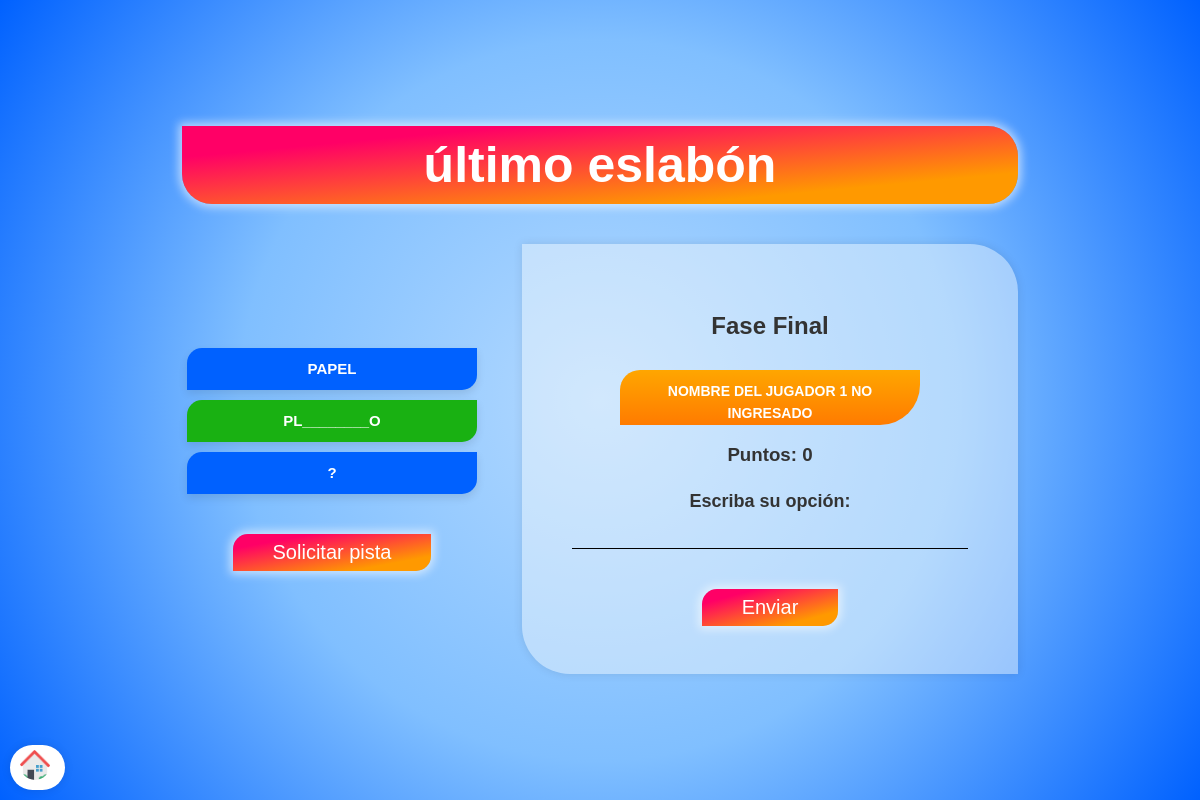
Before: /ultima_palabra/ with the older database file.
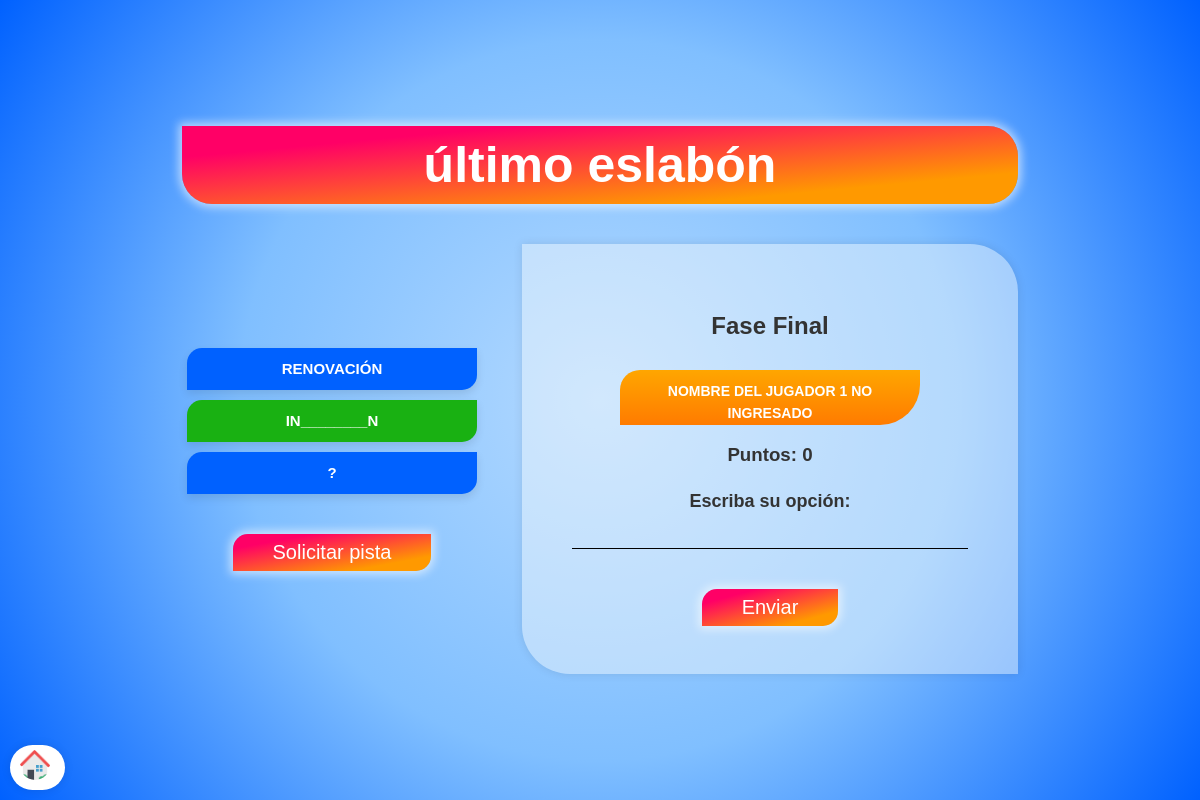
After: the same page with the newer database file.
### ReCAI_APP/models.py (models this page shows, shortened)
class RondaFinal(models.Model):
    p1 = models.CharField(max_length=20);
    p2 = models.CharField(max_length=20);
    p3 = models.CharField(max_length=20);
    p4 = models.CharField(max_length=20);
    p5 = models.CharField(max_length=20);
    p6 = models.CharField(max_length=20);
    p7 = models.CharField(max_length=20);
    p8 = models.CharField(max_length=20);
    p9 = models.CharField(max_length=20);
    p10 = models.CharField(max_length=20);
    p11 = models.CharField(max_length=20);
    p12 = models.CharField(max_length=20);
    p13 = models.CharField(max_length=20);
    final = models.CharField(max_length=20);
    pista = models.CharField(max_length=20);

### ReCAI_APP/views.py (the view)
# urls.py: path('ultima_palabra/', views.ultima_palabra, name='ultima_palabra'),
def ultima_palabra(request):
    juego_acabado = 0
    jFinal = request.session.get('jFinal', 'Tipo de j1 no ingresado')
    jugadorFinal = request.session.get(
        'jugadorFinal', 'Nombre del jugador 1 no ingresado')
    puntos_jugadorFinal = request.session.get('puntos_jugadorFinal', 0)
    palabras = RondaFinal.objects.last()
    IA_jugando = 0
    n_palabra_adivinado = request.session.get('n_palabra_adivinado', 2)
    pistaMostrada = request.session.get('pistaMostrada', 1)
    palabra_inicial = getattr(palabras, 'p13', None)
    request.session['palabra_inicial'] = palabra_inicial
    solucion = getattr(palabras, 'final', None)
    solucion_mostrada = getattr(palabras, 'final', None)[0] + getattr(palabras, 'final', None)[
        1] + '________' + getattr(palabras, 'final', None)[len(solucion)-1]
    request.session['solucion_mostrada'] = solucion_mostrada
    pista = getattr(palabras, 'pista', None)
    pista_mostrada = request.session.get('pista_mostrada', '?')
    request.session['pista_mostrada'] = pista_mostrada
    respuestaIA = ''
    pausaIA_R5 = request.session.get('pausaIA_R5', 0)
    if juego_acabado:
        return render(request, 'fin_juego.html', {'jFinal': jFinal, 'jugadorFinal': jugadorFinal,
                                                  'puntos_jugadorFinal': puntos_jugadorFinal,
                                                  })
    if (jFinal == "IA") | (jFinal == 'IA 1') | (jFinal == 'IA 2'):
        if pausaIA_R5 == 1:
            if pistaMostrada == 1:
                prompt = "Teniendo la palabra " + palabra_inicial + " debes contestar otra que tenga algún tipo de relación con ella. Esta palabra sigue la siguiente estructura: " + solucion_mostrada + " Actualmente estas en un concurso de televisión y puedes ganar " + \
                    str(puntos_jugadorFinal) + \
                    "€ si adivinas esta palabra. Tienes la posibilidad de solicitar una pista (otra palabra relacionada), pero la cantidad de dinero se reducirá a la mitad. Debes responder con un JSON con el siguiente formato:\n{\n\"palabra\": \" \",\n\"quiero_pista\": \" \",\n\"explicacion\":\" \"\n}\nLa explicación debe ser muy breve, y si quieres una pista debes indicar en el campo pista \'SI\'."
                print(prompt)
                jsonRespuesta = llamadaAPIChatGPTUltimaPalabra(prompt)
                data = json.loads(jsonRespuesta)
                if data["quiero_pista"] == 'SI':
                    respuestaIA = 'No estoy seguro... Compro la palabra pista.'
                    (request, pistaMostrada, pista_mostrada, pista,
                     puntos_jugadorFinal) = jugarTurnoUltimaPalabraMostrarPista(request, pistaMostrada,
                                                                                pista_mostrada, pista, puntos_jugadorFinal)
                else:
                    respuesta = data["palabra"]
                    respuestaIA = 'Mi respuesta es ' + \
                        data["palabra"].upper() + '. ' + data["explicacion"]
                    (request, puntos_jugadorFinal, respuesta,
                     solucion, solucion_mostrada, juego_acabado) = jugarTurnoUltimaPalabra(request,
                                                                                           puntos_jugadorFinal, respuesta,
                                                                                           solucion, solucion_mostrada, juego_acabado)
            else:
                prompt = "En base a la palabra " + palabra_inicial + " y a la palabra " + pista_mostrada + ", dame una palabra que este relacionada de alguna manera con cada una de ellas. Esta palabra sigue la siguiente estructura: " + \
                    solucion_mostrada + \
                    " Debes responder con un JSON con el siguiente formato:\n{\n\"palabra\": \" \",\n\"explicacion\":\" \"\n}\nLa explicación debe ser muy breve."
                respuesta = llamadaAPIChatGPTUltimaPalabra(prompt)
                decoded_respuesta = json.loads(respuesta)
                print(prompt + decoded_respuesta["palabra"])
                respuestaIA = 'Tras ver la pista, mi respuesta es ' + \
                    decoded_respuesta["palabra"] + '. ' + \
                    decoded_respuesta["explicacion"]
                (request, puntos_jugadorFinal, decoded_respuesta["palabra"],
                 solucion, solucion_mostrada, juego_acabado) = jugarTurnoUltimaPalabra(request,
                                                                                       puntos_jugadorFinal, decoded_respuesta[
                                                                                           "palabra"],
                                                                                       solucion, solucion_mostrada, juego_acabado)
        else:
            pausaIA_R5 = 1
            request.session['pausaIA_R5'] = pausaIA_R5
    else:
        if request.method == 'POST':
            solicitaPista = request.POST.get('pista', '')
            if solicitaPista == 'yes':
                (request, pistaMostrada, pista_mostrada, pista,
                 puntos_jugadorFinal) = jugarTurnoUltimaPalabraMostrarPista(request, pistaMostrada,
                                                                            pista_mostrada, pista, puntos_jugadorFinal)
            else:
                respuesta = request.POST.get('respuesta', '')
                (request, puntos_jugadorFinal, respuesta,
                 solucion, solucion_mostrada, juego_acabado) = jugarTurnoUltimaPalabra(request,
                                                                                       puntos_jugadorFinal, respuesta,
                                                                                       solucion, solucion_mostrada, juego_acabado)
    idPalabra = "p" + str(n_palabra_adivinado)
    if (jFinal == "IA") | (jFinal == 'IA 1') | (jFinal == 'IA 2'):
        IA_jugando = 1
    request.session['pistaMostrada'] = pistaMostrada
    request.session['pista_mostrada'] = pista_mostrada
    request.session['puntos_jugadorFinal'] = puntos_jugadorFinal
    request.session['solucion_mostrada'] = solucion_mostrada
    request.session['puntos_jugadorFinal'] = puntos_jugadorFinal
    return render(request, 'ultima_palabra.html', {'jFinal': jFinal, 'jugadorFinal': jugadorFinal,
                                                   'puntos_jugadorFinal': puntos_jugadorFinal,
                                                   'idPalabra': idPalabra,
                                                   'palabra_inicial': palabra_inicial,
                                                   'solucion': solucion,
                                                   'solucion_mostrada': solucion_mostrada,
                                                   'pista': pista,
                                                   'pista_mostrada': pista_mostrada,
                                                   'fin': 0,
                                                   'juego_acabado': juego_acabado,
                                                   'pistaMostrada': pistaMostrada,
                                                   'respuesta_jugadorIA': respuestaIA,
                                                   'IA_jugando': IA_jugando
                                                   })

### ReCAI_APP/templates/ultima_palabra.html (shortened to what this page needs)
{% extends 'base_generic.html' %}
{% load static %}
{%block content %}
<div class="banner">
    <span class="text-juego">último eslabón</span>
</div>
<div id="game">
    <div id = "panel">
        <div id=ultimo_palabra>
                <li>{{ palabra_inicial }}</li>
                <li id="p2">{{ solucion_mostrada }}</li>
                <li id="p3">{{ pista_mostrada }}</li>
        </div>
        {% if pistaMostrada %}
        {% if IA_jugando == 0 %}
        <form method="post" id="clueForm">
            <input type="submit" class ="comodin" value="Solicitar pista">
        </form>
        {% endif %}
        {% endif %}
    </div>
    <div id = "jugador-palabra">
        {% include 'base_final_player.html' %}
    </div>
</div>
{% endblock %}

Changed rows visible on the page:
no longer on this page (row unchanged): RondaFinal: p13 "PAPEL"
added RondaFinal: p13 "RENOVACIÓN"
Other visible differences:
{{ solucion_mostrada }}: "PL________O" → "IN________N"
